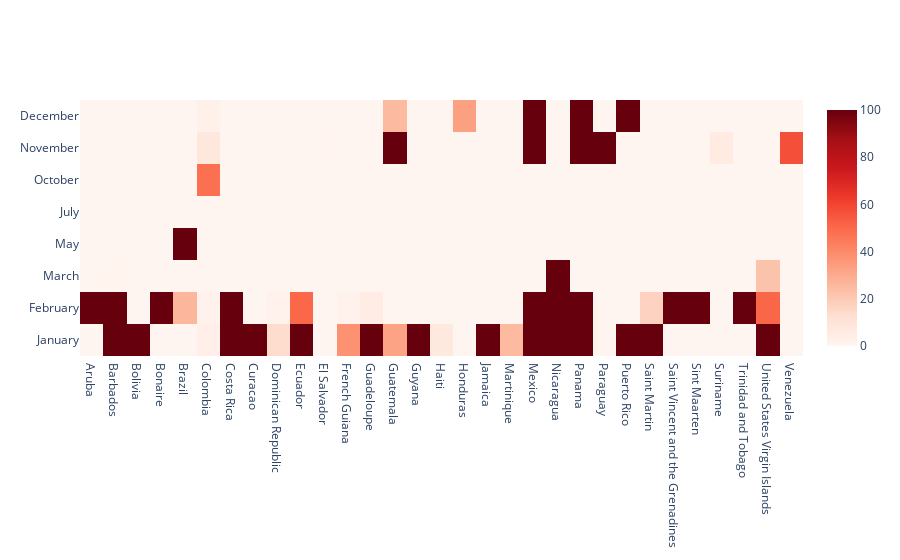

Source (notebook cell):
### Code cell
fig = go.Figure(data=go.Heatmap(
                   z=table.values,
                   y=[month_names[x] for x in table.index],
                   x=table.columns,
                   hoverongaps = False,colorscale = 'Reds'))
fig.show()

### Figure 1 — Plotly figure (JSON) as saved in the notebook; plotly's stock layout.template omitted (floating-point values rounded to 4 significant figures; data arrays with more than 128 entries replaced by an {"elided": "..."} marker saying what was removed)
{"data": [{"colorscale": [[0, "rgb(255,245,240)"], [0.125, "rgb(254,224,210)"], [0.25, "rgb(252,187,161)"], [0.375, "rgb(252,146,114)"], [0.5, "rgb(251,106,74)"], [0.625, "rgb(239,59,44)"], [0.75, "rgb(203,24,29)"], [0.875, "rgb(165,15,21)"], [1, "rgb(103,0,13)"]], "hoverongaps": false, "type": "heatmap", "x": ["Aruba", "Barbados", "Bolivia", "Bonaire", "Brazil", "Colombia", "Costa Rica", "Curacao", "Dominican Republic", "Ecuador", "El Salvador", "French Guiana", "Guadeloupe", "Guatemala", "Guyana", "Haiti", "Honduras", "Jamaica", "Martinique", "Mexico", "Nicaragua", "Panama", "Paraguay", "Puerto Rico", "Saint Martin", "Saint Vincent and the Grenadines", "Sint Maarten", "Suriname", "Trinidad and Tobago", "United States Virgin Islands", "Venezuela"], "y": ["January", "February", "March", "May", "July", "October", "November", "December"], "z": {"elided": "8x31 float values"}}], "layout": {"autosize": true, "xaxis": {"autorange": true, "range": [-0.5, 30.5], "type": "category"}, "yaxis": {"autorange": true, "range": [-0.5, 7.5], "type": "category"}}}
